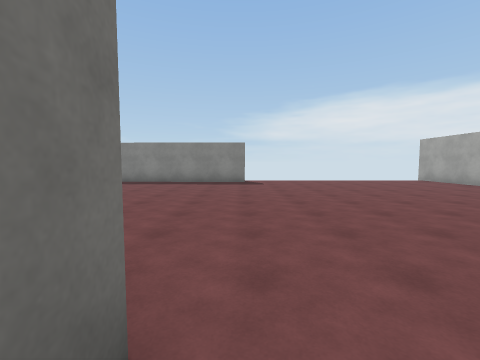
view 1 (above)

24 first-person views from a walk through a 3-D level made in the Unity game engine. The camera is 1.5 m above the floor, tilts 4° down and sees 90° across. The floor is counted in squares, 2 m on a side. Each view is taken from the middle of a square. On the plan, view 1 faces up. The plan holds only what a view shows up to about 9 squares ahead; the rest is blank. The player is left out. Surface patterns are stand-ins for the level's own textures.

view 2
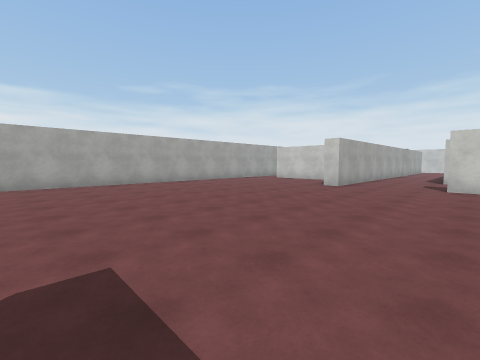

view 3
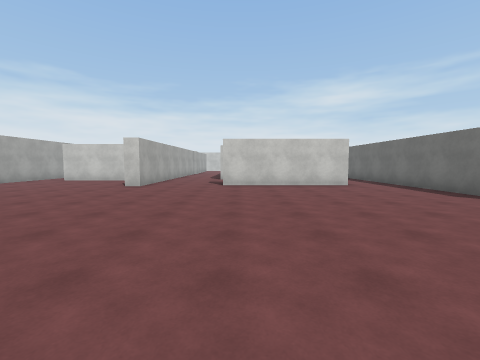

view 4
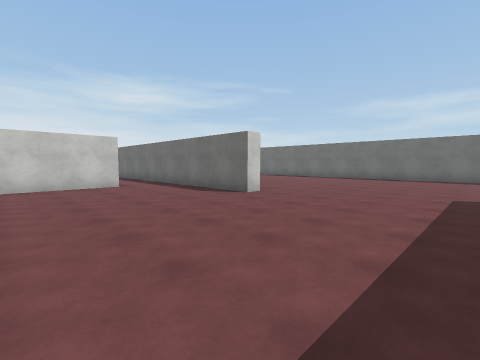

view 5
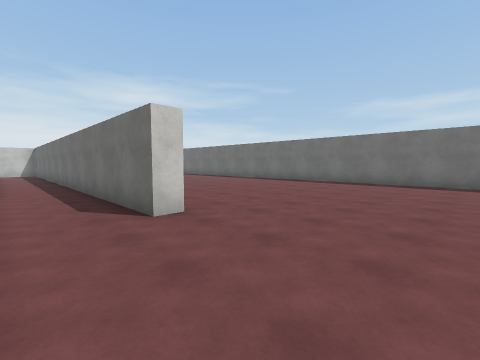

view 6
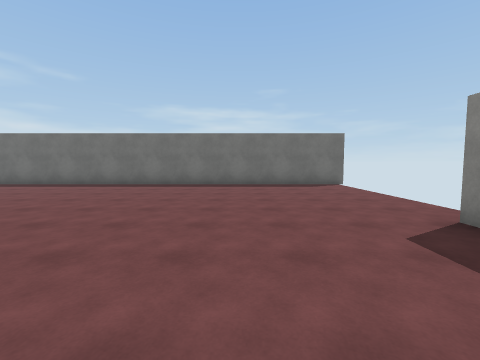

view 7
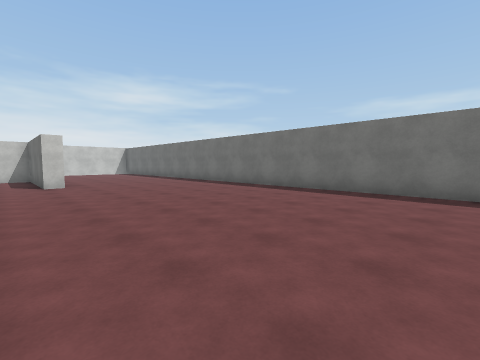

view 8
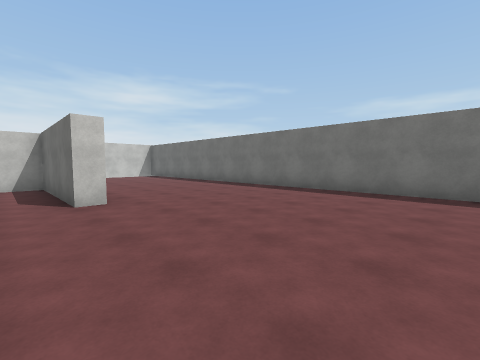

view 9
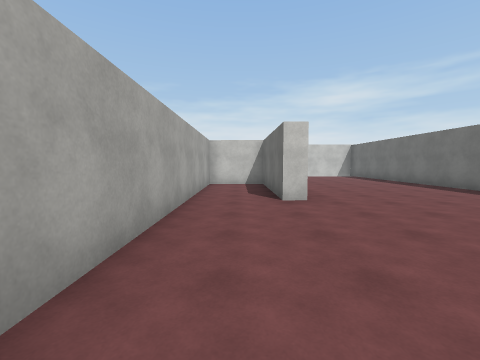

view 10
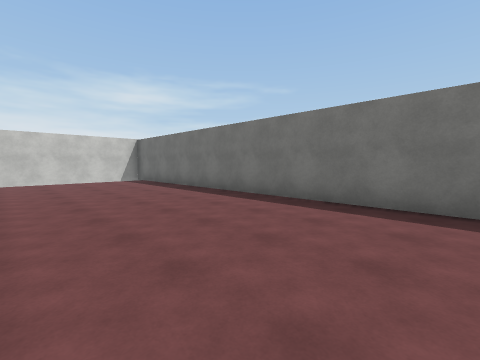

view 11
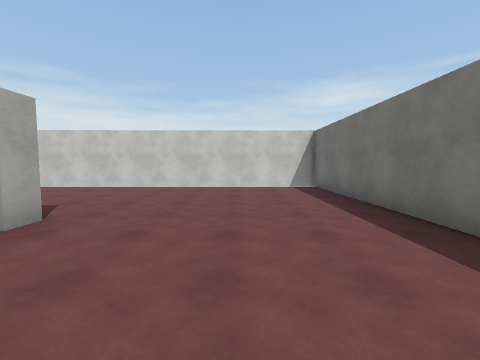

view 12
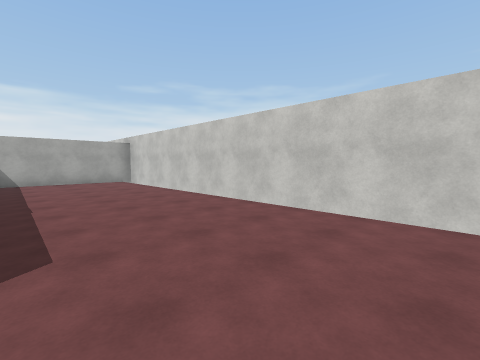

view 13
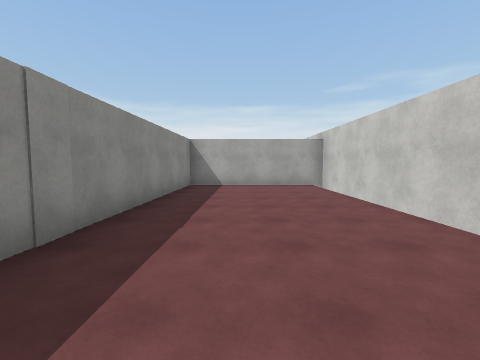

view 14
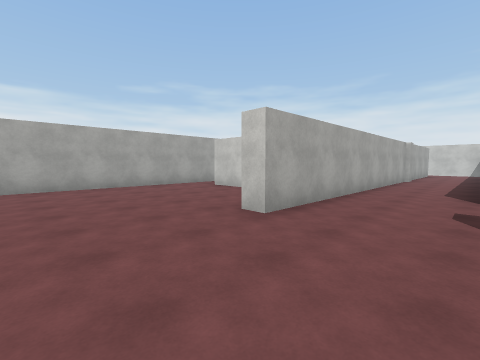

view 15
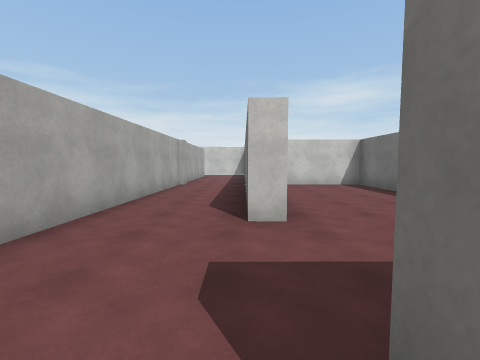

view 16
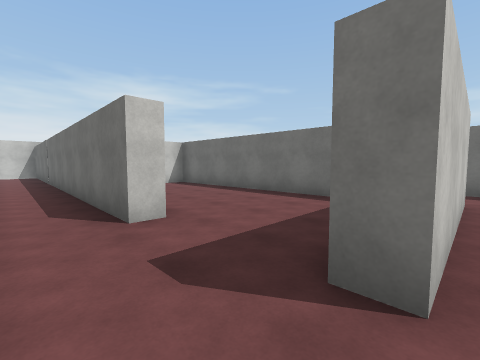

view 17
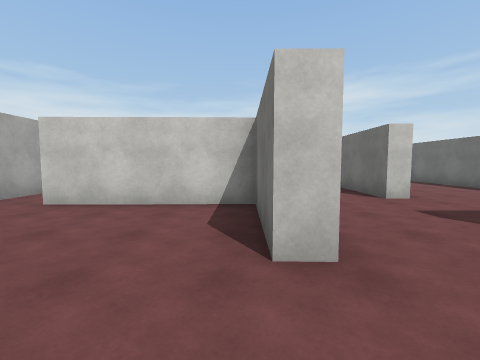

view 18
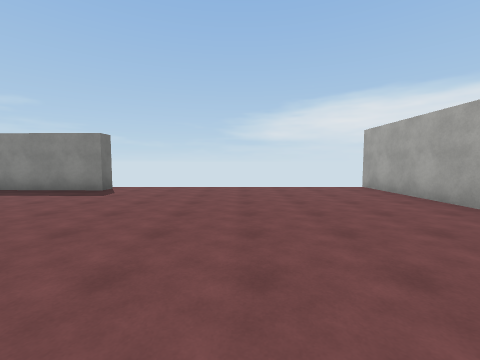

view 19
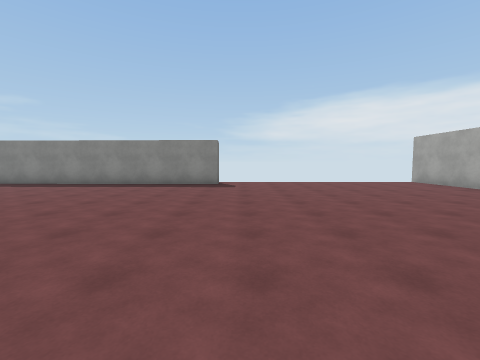

view 20
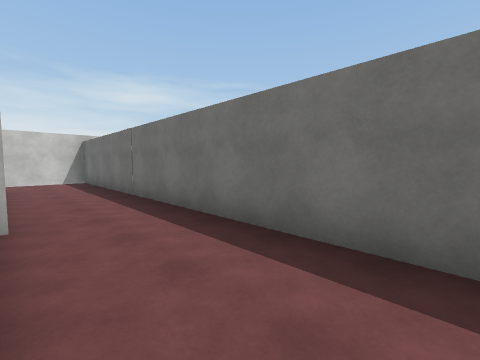

view 21
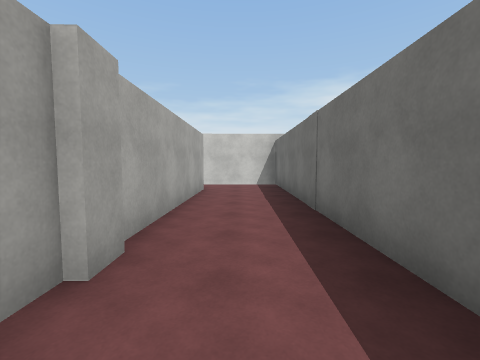

view 22
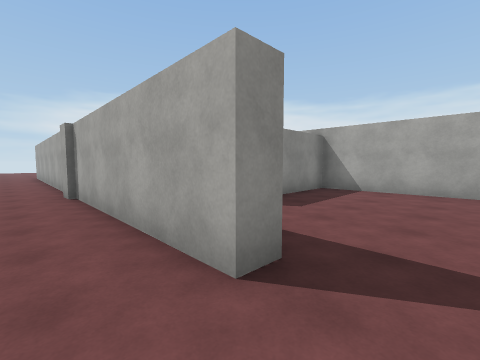

view 23
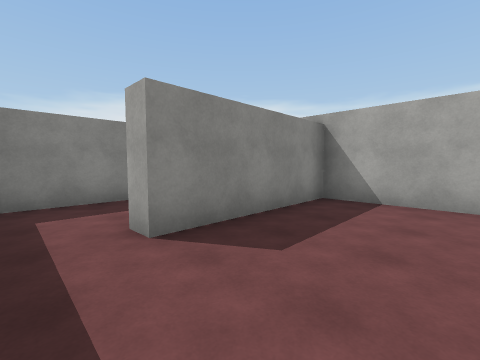

view 24
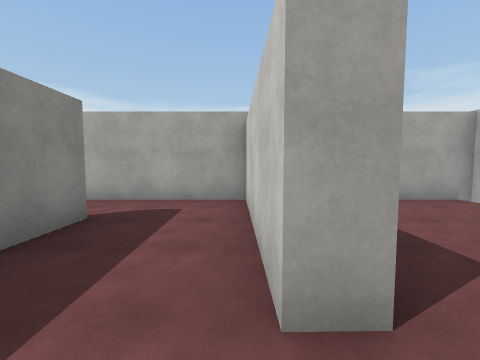

### Floor plan
Ten units are one square. View 1 is at (0, 0); x grows to the right and y downward. Boxes are objects, and circles mark ways between rooms. Rooms are numbered by the first view taken in them; rooms with no view inside come last. Other rooms are left out.
<svg viewBox="-149 -113 233 267">
<path fill="none" stroke="#000" d="M-42 13 -42 76 -16 75M-48 -8 -4 -9 -4 -3M-7 21 -1 21 -3 148 14 148M-71 -48 -65 -48 -65 33M-94 58 -89 58 -88 96 -69 97 -70 20M-94 102 -94 95M1 -101 1 -96 -90 -98M79 15 79 -106M20 129 22 -12 27 -12 27 14 66 13M-144 -108 -144 149 -8 148 -7 103 -73 102M27 129 20 129M79 149 79 106 40 107M14 148 24 148M63 79 29 80M40 107 40 102 79 101 79 68"/>
<circle cx="20" cy="135" r="3" fill="#2a7"/>
<circle cx="30" cy="110" r="3" fill="#2a7"/>
<text x="-50" y="10">1</text>
<text x="50" y="130">2</text>
<text x="50" y="90">3</text>
</svg>
Room 1 opens to room 2. Room 2 opens to room 3.

Where each view was taken, in squares from view 1:
view 1: 0 up, 0 right, facing up
view 2: 9 up, 1 left, facing down-right
view 3: 9 up, 1 left, facing down
view 4: 9 up, 2 left, facing down-left
view 5: 8 up, 5 left, facing down-left
view 6: 7 up, 6 left, facing left
view 7: 3 up, 8 left, facing down-left
view 8: 1 down, 8 left, facing down-left
view 9: 1 down, 8 left, facing down
view 10: 4 down, 10 left, facing down-left
view 11: 7 down, 12 left, facing down
view 12: 11 down, 11 left, facing down-right
view 13: 12 down, 9 left, facing right
view 14: 4 up, 0 right, facing down-right
view 15: 1 up, 0 right, facing down
view 16: 1 up, 1 right, facing down-left
view 17: 3 up, 3 right, facing down
view 18: 3 up, 4 right, facing up
view 19: 1 up, 1 right, facing up
view 20: 4 down, 2 right, facing down-left
view 21: 6 down, 1 right, facing down
view 22: 14 down, 1 right, facing up-right
view 23: 13 down, 3 right, facing up-right
view 24: 10 down, 3 right, facing right
